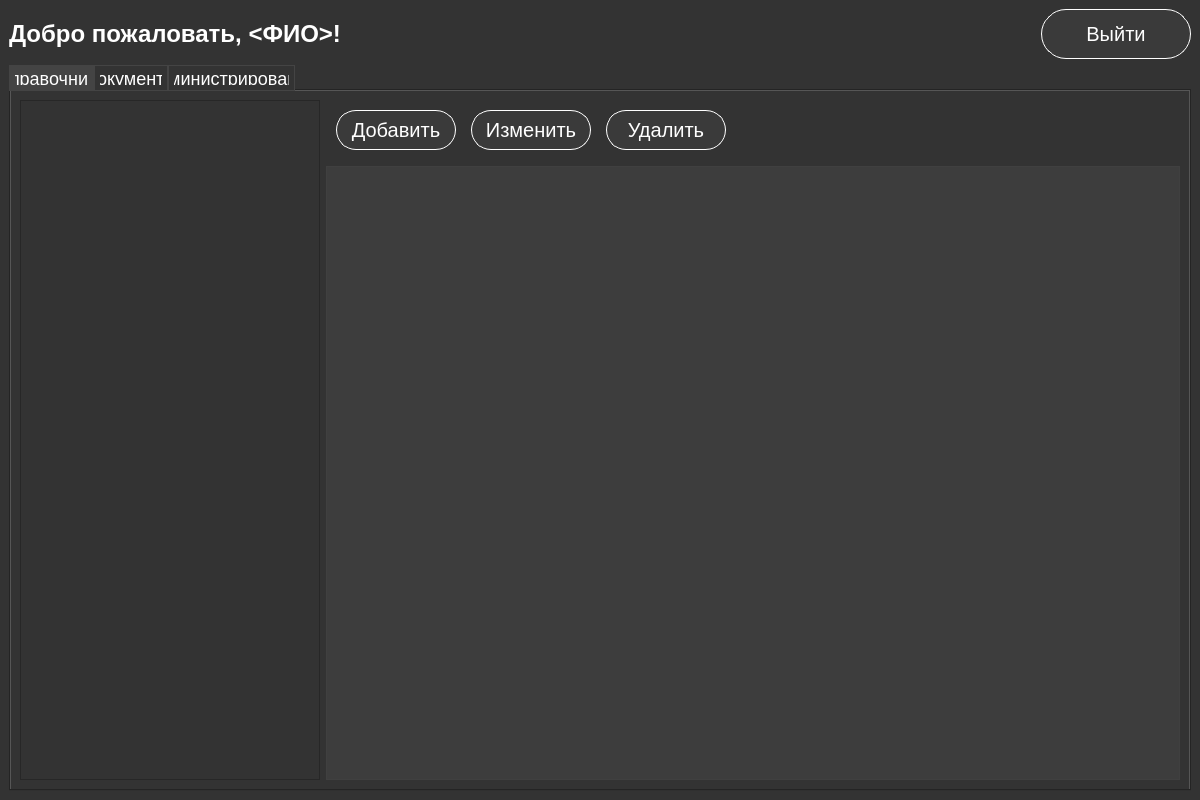
<?xml version="1.0" encoding="UTF-8"?>
<ui version="4.0">
 <class>MainWindow</class>
 <widget class="QMainWindow" name="MainWindow">
  <property name="geometry">
   <rect>
    <x>0</x>
    <y>0</y>
    <width>1200</width>
    <height>800</height>
   </rect>
  </property>
  <property name="windowTitle">
   <string>Компьютерный сервис</string>
  </property>
  <property name="styleSheet">
   <string notr="true">#centralwidget {
	
	background-color: rgb(51, 51, 51);
}

QWidget {
	color: rgb(255, 255, 255);
}

QMessageBox {
	background-color: #444444;
}

QMessageBox QPushButton {
	background-color: #666666;
	min-height: 30px;
	min-width: 80px;
	border: 1 px solid #ffffff;
	border-radius: 15px;
}

QMessageBox QPushButton:hover {
	background-color: #777777;
}</string>
  </property>
  <widget class="QWidget" name="centralwidget">
   <layout class="QVBoxLayout" name="verticalLayout">
    <item>
     <layout class="QHBoxLayout" name="horizontalLayout">
      <item>
       <widget class="QLabel" name="welcome_employee">
        <property name="font">
         <font>
          <family>Arial</family>
          <pointsize>18</pointsize>
          <bold>true</bold>
         </font>
        </property>
        <property name="styleSheet">
         <string notr="true"/>
        </property>
        <property name="text">
         <string>Добро пожаловать, &lt;ФИО&gt;!</string>
        </property>
        <property name="alignment">
         <set>Qt::AlignmentFlag::AlignCenter</set>
        </property>
       </widget>
      </item>
      <item>
       <spacer name="horizontalSpacer">
        <property name="orientation">
         <enum>Qt::Orientation::Horizontal</enum>
        </property>
        <property name="sizeHint" stdset="0">
         <size>
          <width>40</width>
          <height>20</height>
         </size>
        </property>
       </spacer>
      </item>
      <item>
       <widget class="QPushButton" name="button_log_out">
        <property name="minimumSize">
         <size>
          <width>150</width>
          <height>50</height>
         </size>
        </property>
        <property name="maximumSize">
         <size>
          <width>16777215</width>
          <height>16777215</height>
         </size>
        </property>
        <property name="styleSheet">
         <string notr="true">QPushButton {
	background-color: rgba(68, 68, 68, 100);
	font-size: 20px;
	border: 1px solid #fff;
	border-radius: 25px;
}

QPushButton:hover {
	background-color: rgba(68, 68, 68, 150);
	border-color:  rgba(255, 85, 255, 100);
}</string>
        </property>
        <property name="text">
         <string>Выйти</string>
        </property>
       </widget>
      </item>
     </layout>
    </item>
    <item>
     <widget class="QTabWidget" name="tabs">
      <property name="styleSheet">
       <string notr="true">QWidget {
background-color: #333;
}

QTabBar::tab {
  background-color: #333;
  padding: 5px;
  font-size: 18px;
  border: 1px solid #444;
}

QTabBar::tab:selected {
   background-color: #444;
}

QTabBar::tab:hover {
   background-color: #555;
}</string>
      </property>
      <property name="currentIndex">
       <number>0</number>
      </property>
      <widget class="QWidget" name="references_tab">
       <attribute name="title">
        <string>Справочники</string>
       </attribute>
       <layout class="QVBoxLayout" name="verticalLayout_2">
        <item>
         <layout class="QHBoxLayout" name="horizontalLayout_2">
          <item>
           <widget class="QListWidget" name="references_list">
            <property name="maximumSize">
             <size>
              <width>300</width>
              <height>16777215</height>
             </size>
            </property>
            <property name="font">
             <font>
              <pointsize>14</pointsize>
             </font>
            </property>
            <property name="styleSheet">
             <string notr="true">QListWidget::item {
	padding: 5px 0;
	font-size: 18px;
}

QScrollBar:vertical {
	background: none;
	background-color: rgb(68, 68, 68);
}
QScrollBar::handle:vertical {
	background-color: rgb(85, 85, 85);
}</string>
            </property>
           </widget>
          </item>
          <item>
           <layout class="QVBoxLayout" name="verticalLayout_3">
            <property name="leftMargin">
             <number>0</number>
            </property>
            <item>
             <layout class="QHBoxLayout" name="horizontalLayout_3">
              <property name="spacing">
               <number>15</number>
              </property>
              <property name="leftMargin">
               <number>10</number>
              </property>
              <property name="topMargin">
               <number>10</number>
              </property>
              <property name="bottomMargin">
               <number>10</number>
              </property>
              <item>
               <widget class="QPushButton" name="add_reference_row_button">
                <property name="minimumSize">
                 <size>
                  <width>120</width>
                  <height>40</height>
                 </size>
                </property>
                <property name="maximumSize">
                 <size>
                  <width>16777215</width>
                  <height>16777215</height>
                 </size>
                </property>
                <property name="styleSheet">
                 <string notr="true">QPushButton {
	background-color: rgba(68, 68, 68, 100);
	font-size: 20px;
	border: 1px solid #fff;
	border-radius: 20px;
}

QPushButton:hover {
	background-color: rgba(68, 68, 68, 150);
	border-color:  rgba(255, 85, 255, 100);
}</string>
                </property>
                <property name="text">
                 <string>Добавить</string>
                </property>
               </widget>
              </item>
              <item>
               <widget class="QPushButton" name="edit_reference_row_button">
                <property name="minimumSize">
                 <size>
                  <width>120</width>
                  <height>40</height>
                 </size>
                </property>
                <property name="maximumSize">
                 <size>
                  <width>16777215</width>
                  <height>16777215</height>
                 </size>
                </property>
                <property name="styleSheet">
                 <string notr="true">QPushButton {
	background-color: rgba(68, 68, 68, 100);
	font-size: 20px;
	border: 1px solid #fff;
	border-radius: 20px;
}

QPushButton:hover {
	background-color: rgba(68, 68, 68, 150);
	border-color:  rgba(255, 85, 255, 100);
}</string>
                </property>
                <property name="text">
                 <string>Изменить</string>
                </property>
               </widget>
              </item>
              <item>
               <widget class="QPushButton" name="pushButton">
                <property name="minimumSize">
                 <size>
                  <width>120</width>
                  <height>40</height>
                 </size>
                </property>
                <property name="styleSheet">
                 <string notr="true">QPushButton {
	background-color: rgba(68, 68, 68, 100);
	font-size: 20px;
	border: 1px solid #fff;
	border-radius: 20px;
}

QPushButton:hover {
	background-color: rgba(68, 68, 68, 150);
	border-color:  rgba(255, 85, 255, 100);
}</string>
                </property>
                <property name="text">
                 <string>Удалить</string>
                </property>
               </widget>
              </item>
              <item>
               <spacer name="delete_reference_row__button">
                <property name="orientation">
                 <enum>Qt::Orientation::Horizontal</enum>
                </property>
                <property name="sizeHint" stdset="0">
                 <size>
                  <width>40</width>
                  <height>20</height>
                 </size>
                </property>
               </spacer>
              </item>
             </layout>
            </item>
            <item>
             <widget class="QTableWidget" name="selected_reference_table">
              <property name="styleSheet">
               <string notr="true">QTableWidget {
background: none;
background-color: rgba(100, 100, 100, 50);
font-size: 16px;
}
QTableCornerButton {
background: none;
background-color: rgba(100, 100, 100, 50);
}
QTableCornerButton::section {
background: none;
background-color: rgba(100, 100, 100, 50);
}
QHeaderView {
background: none;
background-color: rgba(100, 100, 100, 50);
}
QHeaderView::section {
background: none;
background-color: rgba(100, 100, 100, 50);
}
QComboBox {
background: none;
background-color: rgba(100, 100, 100, 50);
border: 1px solid rgba(255, 255, 255, .2);
color: rgb(255, 255, 255);
}
QComboBox:hover {
border: 1px solid rgba(255, 255, 255, .6);
}
QComboBox:focus {
border: 1px solid rgba(255, 255, 255, .8);
}
QComboBox QAbstractItemView {
    background: transparent;
	padding: 5px;
}
QScrollBar:vertical {
	background: none;
	background-color: rgb(68, 68, 68);
}
QScrollBar::handle:vertical {
	background-color: rgb(85, 85, 85);
}
QComboBox::drop-down {
    width:20px;
    height:20px;
	border-radius: 10px;
    subcontrol-position: right top;
    subcontrol-origin:margin;
    border: 1px solid rgba(255, 255, 255, .2);
	background: transparent;
	image: url(&quot;:/image/arrow-down.png&quot;);
}
QComboBox::drop-down:hover {
    border: 2px solid rgba(255, 255, 255, .6);
}
QScrollBar:vertical {
	background: none;
	background-color: rgb(68, 68, 68);
}
QScrollBar::handle:vertical {
	background-color: rgb(85, 85, 85);
}
QScrollBar:horizontal {
	background: none;
	background-color: rgb(68, 68, 68);
}
QScrollBar::handle:horizontal {
	background-color: rgb(85, 85, 85);
}</string>
              </property>
             </widget>
            </item>
           </layout>
          </item>
         </layout>
        </item>
       </layout>
      </widget>
      <widget class="QWidget" name="documents_tab">
       <attribute name="title">
        <string>Документы</string>
       </attribute>
      </widget>
      <widget class="QWidget" name="administration_tab">
       <property name="enabled">
        <bool>true</bool>
       </property>
       <attribute name="title">
        <string>Администрирование</string>
       </attribute>
      </widget>
     </widget>
    </item>
   </layout>
  </widget>
 </widget>
 <resources/>
 <connections/>
</ui>
